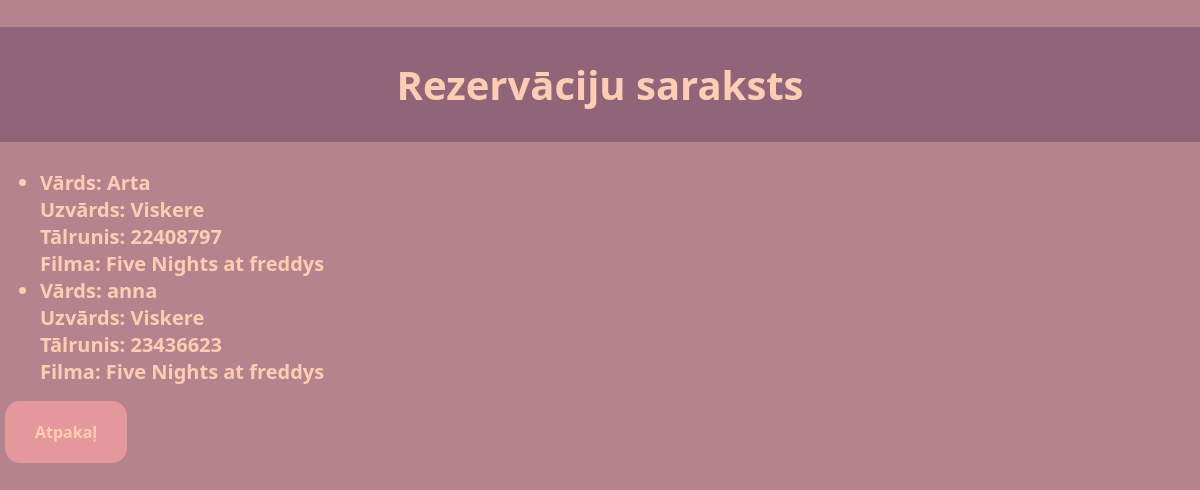
/all_reserv, run on the app's committed database.
### tables this page shows
CREATE TABLE reservations (
              id INTEGER PRIMARY KEY AUTOINCREMENT,
              films_id INTEGER,
              name_r TEXT NOT NULL, 
              last_name_r TEXT NOT NULL, 
              mobile_number_r TEXT NOT NULL, 
              FOREIGN KEY (films_id) REFERENCES films(id));

CREATE TABLE films (
              id INTEGER PRIMARY KEY AUTOINCREMENT,
              film_name TEXT NOT NULL,
              film_length TEXT NOT NULL,
              film_genre TEXT NOT NULL,
              sub_lang TEXT NOT NULL,
              audio_lang TEXT NOT NULL,
              distributor TEXT NOT NULL,
              director TEXT NOT NULL,
              film_description TEXT NOT NULL);

### main.py (the view)
@app.route('/all_reserv')
def all_reserv():
  reservations = get_all_reservations()
  return render_template('all_reserv.html', reservations=reservations)

### main.py (called while the page is built)
def get_all_reservations():
  conn = sqlite3.connect(DATABASE)
  c = conn.cursor()
  c.execute('''SELECT f.film_name, r.name_r, r.last_name_r, r.mobile_number_r
            FROM reservations r
            JOIN films f ON r.films_id=f.id''')
  reservations = c.fetchall()
  conn.close()
  return reservations

### templates/all_reserv.html (shortened to what this page needs)
<!DOCTYPE html>
<html lang="en">
<head>
    <link rel="stylesheet" href="{{ url_for('static', filename='css/allReserve.css') }}">
</head>
<body class="allReserve">
    <h1 class="header">Rezervāciju saraksts</h1>
    <ul>
    {% for reservations in reservations %}
        <li>
            Vārds: {{ reservations[1] }} <br>
            Uzvārds: {{ reservations[2] }} <br>
            Tālrunis: {{ reservations[3] }} <br>
            Filma: {{ reservations[0] }}
        </li>
    {% endfor %}
    </ul>
    <a href="/manage" class="button-link">Atpakaļ</a>
</body>
</html>

### static/css/allReserve.css (style rules this page uses)
.allReserve, body { background-color:#b5838d; font-family:'Segoe UI', Tahoma, Geneva, Verdana, sans-serif; margin:0px; margin-top: 0px; }
.header { padding: 30px; text-align: center; background: #90657a; color: #FFCDB2; font-size: 40px; }
.button-link { display: inline-block; padding: 20px 30px; background-color:#E5989B ; color: #FFCDB2; text-decoration: none; border: 10px, #B5838D; border-radius: 15px; cursor: pointer; transition: background-color 0.3s ease; margin-right: 110px; margin-left: 5px; font-weight:bold }
.allReserve li { font-family:'Segoe UI', Tahoma, Geneva, Verdana, sans-serif; color: #ffcdb2; font-weight:bold; font-size: 20px }

### data on the page
reservations: name_r "Arta", last_name_r "Viskere", mobile_number_r "22408797", film_name "Five Nights at freddys"
reservations: name_r "anna", last_name_r "Viskere", mobile_number_r "23436623", film_name "Five Nights at freddys"
